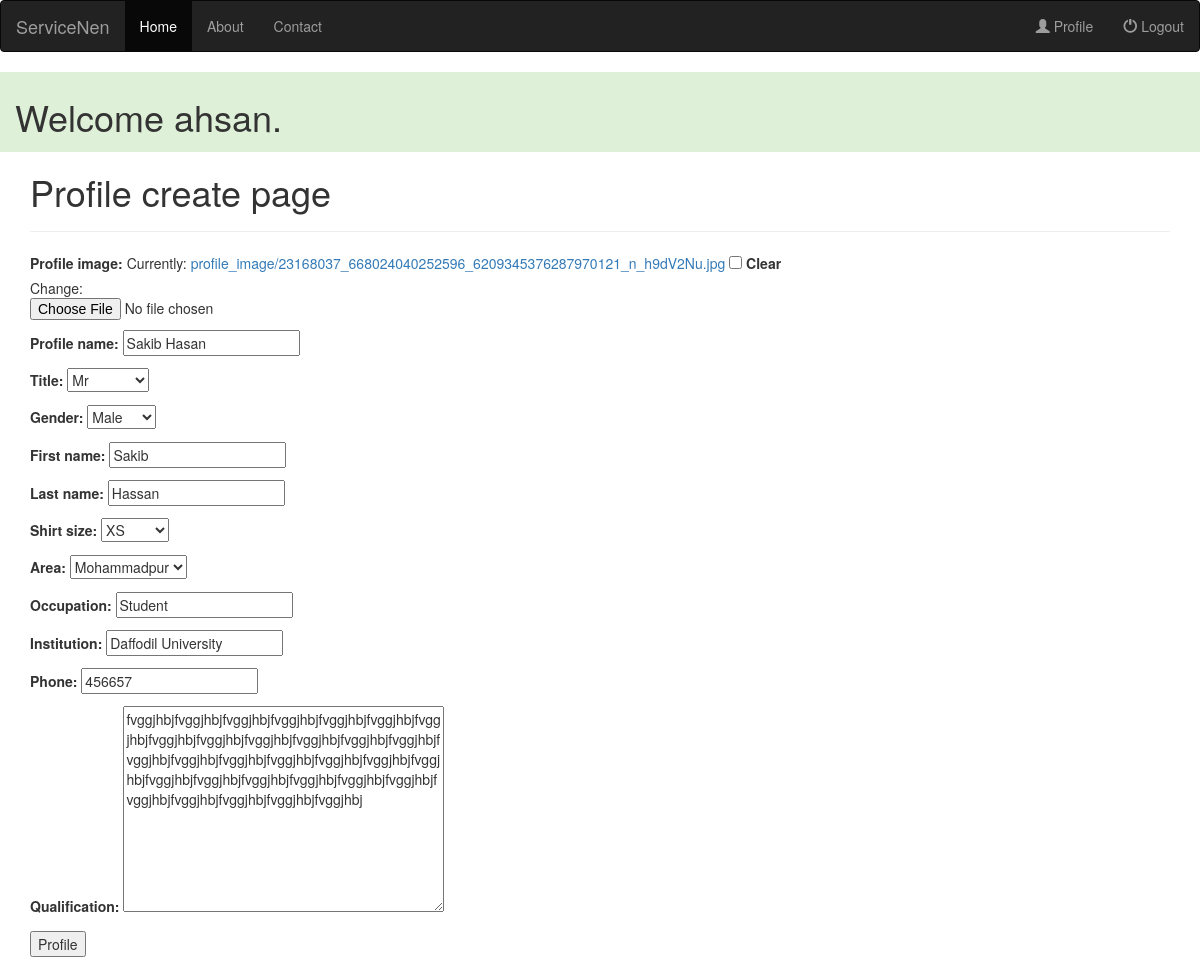
Page /registration_app/profile_edit/ (signed in) on the earlier database version.
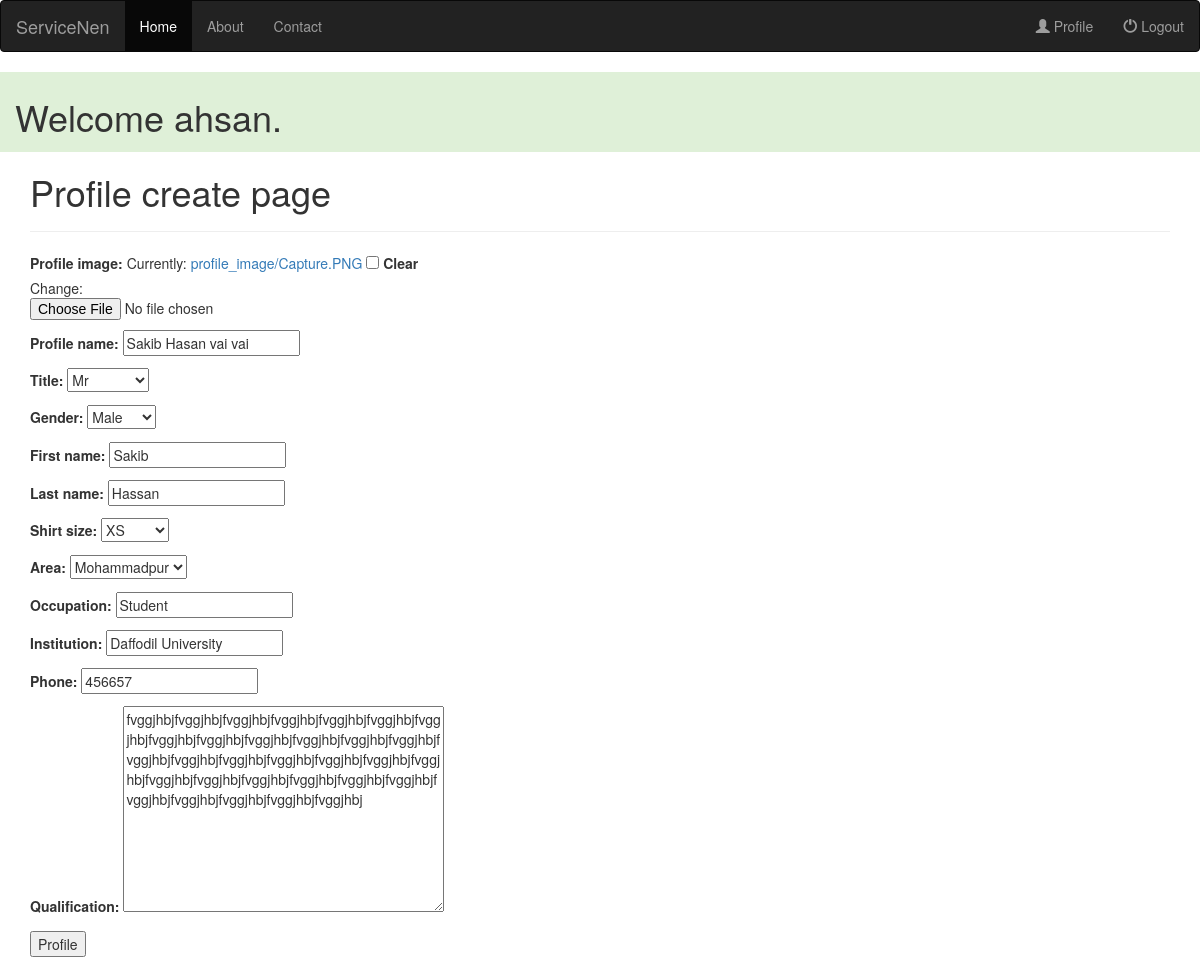
Same page on the later database version.
### registration_app/models.py (models this page shows, shortened)
class Profile(models.Model):
    title_choice = (
        ('Mr.','Mr'),
        ('Miss','Miss'),
        ('Ms.','Ms.'),
        ('Mrs.','Mrs'),
        ('Ir.','Ir'),
        ('Dr.','Dr'),
        ('Drs','Drs'),
        ('Professor','Professor'),
    )
    gender_choice = (
        ('Male','Male'),
        ('Female','Female'),
    )
    shirt_choice = (
        ('XS','XS'),
        ('S','S'),
        ('M','M'),
        ('L','L'),
        ('XL','XL'),
        ('XXL','XXL'),
        ('XXXL','XXXL'),
        ('XXXXL','XXXXL'),
    )
    user = models.OneToOneField(User)
    profile_image = models.ImageField(upload_to='profile_image', blank=True)
    profile_name = models.CharField(max_length=50)
    title = models.CharField(max_length=20, choices=title_choice)
    gender = models.CharField(max_length=10, choices=gender_choice)
    first_name = models.CharField(max_length=50)
    last_name = models.CharField(max_length=50)
    shirt_size = models.CharField(max_length=10,choices=shirt_choice)
    area = models.ForeignKey(Area)
    occupation = models.CharField(max_length=20)
    Institution = models.CharField(max_length=20)
    phone = models.IntegerField()
    qualification = models.TextField()

### registration_app/views.py (the view)
def edit_profile(request):
    profile=Profile.objects.get(user=request.user)
    if request.method == 'POST':
        form = ProfileForm(request.POST, request.FILES, instance=profile)
        if form.is_valid():
            profile = form.save(commit=False)
            profile.user = request.user
            profile.save()
            return redirect('/registration_app/profile_details/')
    else:
        form = ProfileForm(instance=profile)
        return render(request,'registration_app_html/edit_profile.html',{'form':form})

### registration_app/forms.py
class ProfileForm(forms.ModelForm):
    class Meta:
        model = Profile
        fields = '__all__'
        exclude = ('user',)

### registration_app/models.py (called while the page is built)
    def __str__(self):
        return self.area_name

### templates/registration_app_html/edit_profile.html (shortened to what this page needs)
{% extends 'home.html' %}
{% block content %}
<!DOCTYPE html>
<html>
<head>
</head>
<body>
  <div class="container">
    <h1>Profile create page</h1>
    <hr>
    <form action="{% url 'edit_profile' %}" method="post" enctype="multipart/form-data">
      {{form.as_p}}
      <button type="submit">Profile</button>
    </form>
  </div>
</body>
</html>
{% endblock %}

Differences in the rows shown:
changed Profile "Mr": profile_name "Sakib Hasan" → "Sakib Hasan vai vai"
Other differences:
text no longer shown: "Profile image: Currently: profile_image/23168037_668024040252596_6209345376287970121_n_h9dV2Nu.jpg Clear Change: Profile name: Title: Gender: First name: Last name: Shirt size: Area: Occupation: Institution: Phone: Qualification:"
text now shown: "Profile image: Currently: profile_image/Capture.PNG Clear Change: Profile name: Title: Gender: First name: Last name: Shirt size: Area: Occupation: Institution: Phone: Qualification:"
